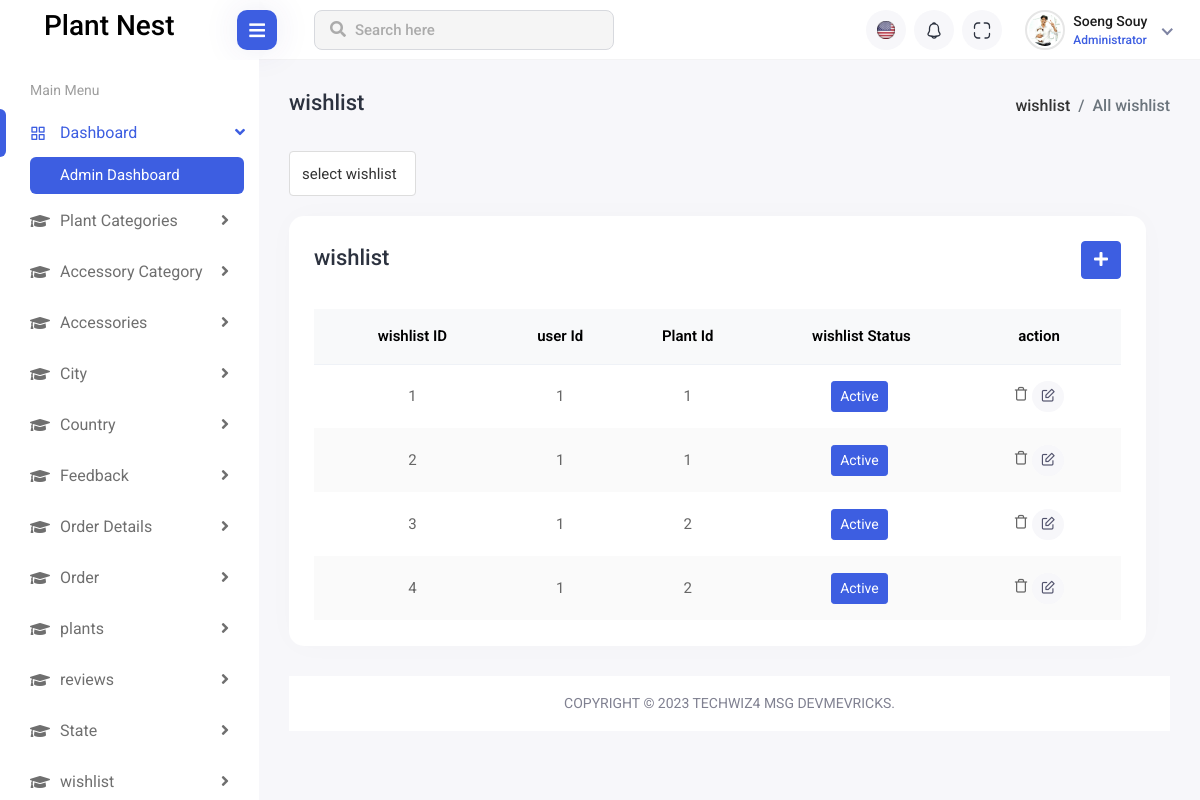
/admin/wishlist.php, run on the app's committed database.
### tables this page shows
CREATE TABLE `wishlist` (
  `wishlist_id` int(11) NOT NULL,
  `user_id` int(11) DEFAULT NULL,
  `plant_id` int(11) DEFAULT NULL,
  `status` tinyint(4) NOT NULL,
  `delete_status` tinyint(4) NOT NULL
);

### admin/wishlist.php (the view, shortened to what this page needs)
<?php
require("dashboard_part/head.php");
?>
<?php
require("dashboard_part/navbar.php");
?>
<?php
require("dashboard_part/sidebar.php");
?>
<head>
</head>
<div class="page-wrapper">
    <div class="content container-fluid">
        <div class="page-header">
            <div class="row">
                <div class="col-sm-12">
                    <div class="page-sub-header">
                        <h3 class="page-title">wishlist</h3>
                        <ul class="breadcrumb">
                            <li class="breadcrumb-item"><a href="wishlist.php">wishlist</a></li>
                            <li class="breadcrumb-item active">All wishlist</li>
                        </ul>
                    </div>
                </div>
            </div>
        </div>
        <div class="madarsa-group-form">
            <div class="row">
                <div class="col-lg-2 col-md-6">
                    <div class="form-group">
                        <select name="multi_search_filter" id="multi_search_filter" class="form-control">
                            <option value="">select wishlist</option>
                        </select>
                    </div>
                </div>
                <div class="row">
                    <div class="col-sm-12">
                        <div class="card card-table comman-shadow">
                            <div class="card-body">
                                <div class="page-header">
                                    <div class="row align-items-center">
                                        <div class="col">
                                            <h3 class="page-title">wishlist</h3>
                                        </div>
                                        <div class="col-auto text-end float-end ms-auto download-grp">
                                            <a href="wishlist_add.php" class="btn btn-primary"><i
                                                    class="fas fa-plus"></i></a>
                                        </div>
                                    </div>
                                </div>
                                <div class="table-responsive">
                                    <table
                                        class="table border-0 star-student table-hover table-center mb-0 datatable table-striped text-center">
                                        <thead class="student-thread">
                                            <tr>
                                                <th>wishlist ID</th>
                                                <th>user Id</th>
                                                <th>Plant Id</th>
                                                <th>wishlist Status</th>
                                                <th>action</th>
                                            </tr>
                                        </thead>
                                        <tbody>
                                            <?php
                                            $i = 1;
                                            $sel_query = "SELECT * FROM `wishlist` WHERE delete_status=0";
                                            $run = mysqli_query($con, $sel_query);
                                            while ($row = mysqli_fetch_assoc($run)) {
                                                ?>
                                                <tr class="text-center">
                                                    <td>
                                                        <?php echo $i++ ?>
                                                    </td>
                                                    <td>
                                                        <?php echo $row['user_id'] ?>
                                                    </td>
                                                    <td>
                                                        <?php echo $row['plant_id'] ?>
                                                    </td>
                                                    <td class="p-3 text-center">
                                                        <?php
                                                        if ($row['status'] == 1) {
                                                            echo "<a href='?type=status&operation=deactive&wishlist_id=" . $row['wishlist_id'] . "' class='btn btn-primary text-white  btn-sm me-1'>Active</a>";
                                                        } else {
                                                            echo "<a href='?type=status&operation=active&wishlist_id=" . $row['wishlist_id'] . "' class='btn btn-success text-white btn-sm me-1'>deactive</a>";
                                                        }
                                                        ?>
                                                    </td>
                                                    <td>
                                                        <?php
                                                        echo "<a  href='?type=delete&wishlist_id=" . $row['wishlist_id'] . "'
        onclick='return confirm(\"are you sure you want to delete data\")'><i class='feather-trash'></i></a>";
                                                        ?>
                                                        <?php
                                                        echo "<a class='btn btn-sm bg-danger-light' href='wishlist_edit.php?type=update&wishlist_id=" . $row['wishlist_id'] . "' ><i class='feather-edit'></i></a>";
                                                        ?>
                                                    </td>
                                                </tr>
                                            <?php } ?>
                                </div>
                            </div>
                        </div>
                    </div>
                </div>
            </div>
        </div>
        <footer>
            <p>Copyright © 2023 techwiz4 MSG devmevricks.</p>
        </footer>
    </div>
</div>
<?php
require("dashboard_part/script.php");
?>

### data on the page
wishlist: user "1", plant "1"
wishlist: user "1", plant "1"
wishlist: user "1", plant "2"
wishlist: user "1", plant "2"
